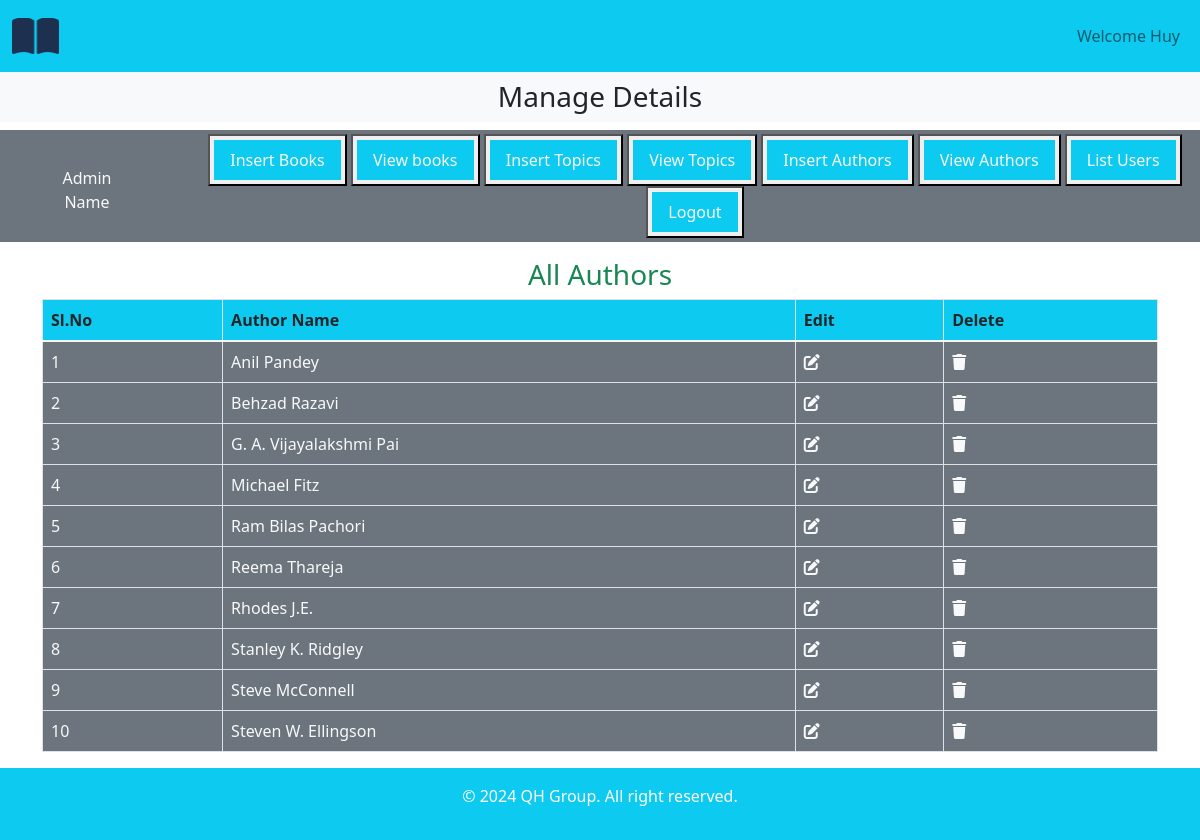
The app's page /admin_area/index.php?view_authors (signed in) with its own data.
### tables this page shows
CREATE TABLE `authors` (
  `author_id` int(11) NOT NULL,
  `author_name` varchar(50) NOT NULL
);

### admin_area/view_authors.php (the view)
<h3 class="text-center text-success">All Authors</h3>
<table class="table table-bordered">
    <thead class="bg-info">
        <tr>
            <th>Sl.No</th>
            <th>Author Name</th>
            <th>Edit</th>
            <th>Delete</th>
        </tr>
    </thead>
    <tbody class="bg-secondary text-light">
        <?php
            $get_authors = "select * from `authors` order by author_name asc";
            $result = mysqli_query($con, $get_authors);
            $number = 0;
            while($row = mysqli_fetch_assoc($result)){
                $author_id = $row['author_id'];
                $author_name = $row['author_name'];
                $number++;
                echo "
                    <tr>
                        <td>$number</td>
                        <td>$author_name</td>
                        <td><a href='index.php?edit_author=$author_id' class='text-light'><i class='fa-solid fa-pen-to-square'></i></a></td>
                        <td><a href='index.php?delete_author=$author_id' type='button' class='text-light' data-bs-toggle='modal' data-bs-target='#exampleModal'><i class='fa-solid fa-trash'></i></a>
                            <div class='modal fade' id='exampleModal' tabindex='-1' aria-labelledby='exampleModalLabel' aria-hidden='true' role='dialog'>
                                <div class='modal-dialog' role='document'>
                                    <div class='modal-content'>
                                    <div class='modal-body'>
                                        <p class='text-danger'>Are you sure you want to delete this author?</p>
                                    </div>
                                    <div class='modal-footer'>
                                        <button type='button' class='btn btn-secondary' data-bs-dismiss='modal'><a href='index.php?view_authors' class='text-light text-decoration-none'>No</a></button>
                                        <button type='button' class='btn btn-primary'><a href='index.php?delete_author=$author_id' class='text-light text-decoration-none'>Yes</a></button>
                                    </div>
                                    </div>
                                </div>
                                </div>
                        </td>
                    </tr>
                ";
            }
        ?>
    </tbody>
</table>

### style.css (style rules this page uses)
* { margin: 0; padding: 0; box-sizing: border-box; }

### records on screen
authors: author_name "Anil Pandey"
authors: author_name "Behzad Razavi"
authors: author_name "G. A. Vijayalakshmi Pai"
authors: author_name "Michael Fitz"
authors: author_name "Ram Bilas Pachori"
authors: author_name "Reema Thareja"
authors: author_name "Rhodes J.E."
authors: author_name "Stanley K. Ridgley"
authors: author_name "Steve McConnell"
authors: author_name "Steven W. Ellingson"

### other values on screen
$_SESSION['admin_name'] "Huy"
